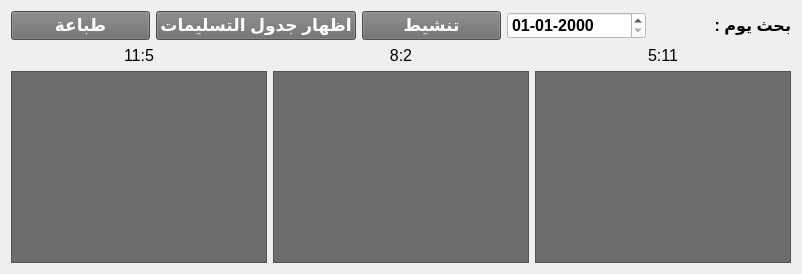
      <widget class="QWidget" name="worktab">
       <attribute name="title">
        <string>  تشغيل  </string>
       </attribute>
       <layout class="QGridLayout" name="gridLayout_5">
        <item row="1" column="0">
         <layout class="QVBoxLayout" name="verticalLayout_106">
          <item>
           <widget class="QLabel" name="label_154">
            <property name="font">
             <font>
              <pointsize>12</pointsize>
             </font>
            </property>
            <property name="text">
             <string>11:5</string>
            </property>
            <property name="alignment">
             <set>Qt::AlignCenter</set>
            </property>
           </widget>
          </item>
          <item>
           <widget class="QListWidget" name="f115">
            <property name="font">
             <font>
              <pointsize>13</pointsize>
              <weight>75</weight>
              <bold>true</bold>
             </font>
            </property>
            <property name="cursor" stdset="0">
             <cursorShape>PointingHandCursor</cursorShape>
            </property>
            <property name="styleSheet">
             <string notr="true">color: rgb(255, 255, 255);
background-color: rgb(108, 108, 108);
</string>
            </property>
           </widget>
          </item>
         </layout>
        </item>
        <item row="1" column="1">
         <layout class="QVBoxLayout" name="verticalLayout_105">
          <item>
           <widget class="QLabel" name="label_59">
            <property name="font">
             <font>
              <pointsize>12</pointsize>
             </font>
            </property>
            <property name="text">
             <string>8:2</string>
            </property>
            <property name="alignment">
             <set>Qt::AlignCenter</set>
            </property>
           </widget>
          </item>
          <item>
           <widget class="QListWidget" name="f82">
            <property name="font">
             <font>
              <pointsize>13</pointsize>
              <weight>75</weight>
              <bold>true</bold>
             </font>
            </property>
            <property name="cursor" stdset="0">
             <cursorShape>PointingHandCursor</cursorShape>
            </property>
            <property name="styleSheet">
             <string notr="true">color: rgb(255, 255, 255);
background-color: rgb(108, 108, 108);
</string>
            </property>
           </widget>
          </item>
         </layout>
        </item>
        <item row="1" column="2">
         <layout class="QVBoxLayout" name="verticalLayout_36">
          <item>
           <widget class="QLabel" name="label_18">
            <property name="font">
             <font>
              <pointsize>12</pointsize>
             </font>
            </property>
            <property name="text">
             <string>5:11</string>
            </property>
            <property name="alignment">
             <set>Qt::AlignCenter</set>
            </property>
           </widget>
          </item>
          <item>
           <widget class="QListWidget" name="f511">
            <property name="font">
             <font>
              <pointsize>13</pointsize>
              <weight>75</weight>
              <bold>true</bold>
             </font>
            </property>
            <property name="cursor" stdset="0">
             <cursorShape>PointingHandCursor</cursorShape>
            </property>
            <property name="styleSheet">
             <string notr="true">color: rgb(255, 255, 255);
background-color: rgb(108, 108, 108);
</string>
            </property>
           </widget>
          </item>
         </layout>
        </item>
        <item row="0" column="0" colspan="3">
         <layout class="QHBoxLayout" name="horizontalLayout_17">
          <item>
           <widget class="QPushButton" name="print_tash8el">
            <property name="font">
             <font>
              <pointsize>13</pointsize>
              <weight>75</weight>
              <bold>true</bold>
             </font>
            </property>
            <property name="cursor">
             <cursorShape>PointingHandCursor</cursorShape>
            </property>
            <property name="styleSheet">
             <string notr="true">color: rgb(255, 255, 255);
background-color: rgb(108, 108, 108);
</string>
            </property>
            <property name="text">
             <string>طباعة</string>
            </property>
           </widget>
          </item>
          <item>
           <widget class="QPushButton" name="pushButton_34">
            <property name="font">
             <font>
              <pointsize>13</pointsize>
              <weight>75</weight>
              <bold>true</bold>
             </font>
            </property>
            <property name="cursor">
             <cursorShape>PointingHandCursor</cursorShape>
            </property>
            <property name="styleSheet">
             <string notr="true">color: rgb(255, 255, 255);
background-color: rgb(108, 108, 108);
</string>
            </property>
            <property name="text">
             <string>اظهار جدول التسليمات</string>
            </property>
           </widget>
          </item>
          <item>
           <widget class="QPushButton" name="pushButton_38">
            <property name="font">
             <font>
              <pointsize>13</pointsize>
              <weight>75</weight>
              <bold>true</bold>
             </font>
            </property>
            <property name="cursor">
             <cursorShape>PointingHandCursor</cursorShape>
            </property>
            <property name="styleSheet">
             <string notr="true">color: rgb(255, 255, 255);
background-color: rgb(108, 108, 108);
</string>
            </property>
            <property name="text">
             <string>تنشيط</string>
            </property>
           </widget>
          </item>
          <item>
           <widget class="QDateEdit" name="dateEdit_3">
            <property name="font">
             <font>
              <pointsize>12</pointsize>
              <weight>75</weight>
              <bold>true</bold>
             </font>
            </property>
            <property name="styleSheet">
             <string notr="true">background-color: rgb(255, 255, 255);</string>
            </property>
            <property name="displayFormat">
             <string>dd-MM-yyyy</string>
            </property>
           </widget>
          </item>
          <item>
           <widget class="QLabel" name="label_14">
            <property name="font">
             <font>
              <pointsize>12</pointsize>
              <weight>75</weight>
              <bold>true</bold>
             </font>
            </property>
            <property name="text">
             <string>بحث يوم :</string>
            </property>
           </widget>
          </item>
         </layout>
        </item>
       </layout>
      </widget>
